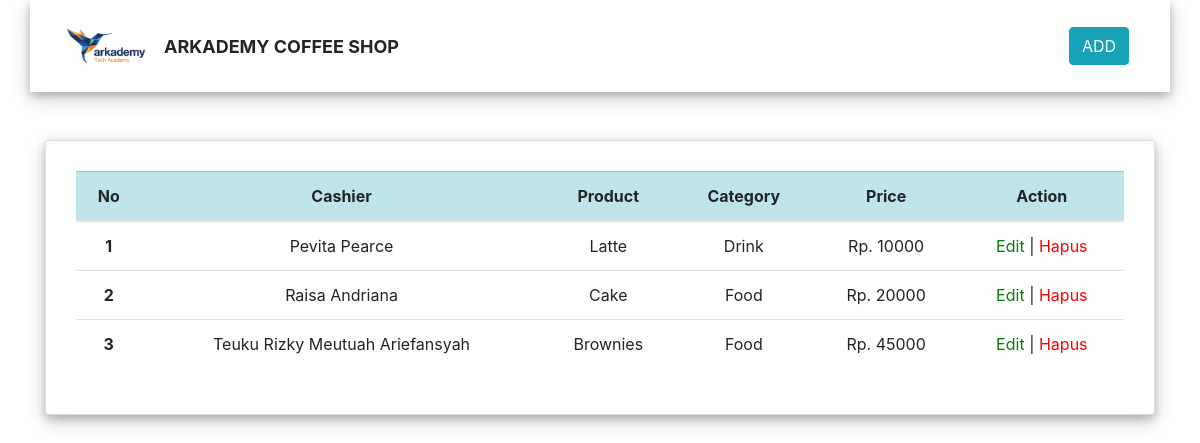
The page / on the database its author committed.
### tables this page shows
CREATE TABLE `tbl_product` (
  `id_product` int(11) NOT NULL,
  `name_product` varchar(255) NOT NULL,
  `price_product` int(11) NOT NULL,
  `id_category` int(11) NOT NULL,
  `id_cashier` int(11) NOT NULL
);

CREATE TABLE `tbl_cashier` (
  `id_cashier` int(11) NOT NULL,
  `name_cashier` varchar(255) NOT NULL
);

CREATE TABLE `tbl_category` (
  `id_category` int(11) NOT NULL,
  `name_category` varchar(255) NOT NULL
);

### index.php (the view, shortened to what this page needs)
<!DOCTYPE html>
<html lang="en">
<head>
    <link rel="stylesheet" href="https://cdn.jsdelivr.net/npm/sweetalert2@7.12.15/dist/sweetalert2.min.css" />
    <link rel="stylesheet" href="css/bootstrap.min.css" />
    <link rel="stylesheet" href="css/style.css" />
    <link href="css/bootstrap.css" rel="stylesheet">
</head>
<body>
    <div class="container" id="shadow">
        <nav class="navbar navbar-expand-lg navbar-link bg-link">
            <img class="arkademy-logo arkademy-size" src="img/arkademy.png" alt="" />
            <div class="align-middle pl-2">
                <b style="font-size: 18px">ARKADEMY COFFEE SHOP</b>
            </div>
            <div style="padding-left: 670px">
                <button type="button" class="btn btn-info" data-toggle="modal" data-target="#add">
                    ADD
                </button>
            </div>
        </nav>
    </div>
    <div class="container pt-5">
        <div class="card" id="shadow">
            <div class="card-body">
                <table class="table" style="text-align: center;">
                    <thead>
                        <tr class="table-info">
                            <th scope="col">No</th>
                            <th scope="col">Cashier</th>
                            <th scope="col">Product</th>
                            <th scope="col">Category</th>
                            <th scope="col">Price</th>
                            <th scope="col">Action</th>
                        </tr>
                    </thead>
                    <tbody>
                        <?php
                        include "koneksi.php";
                        $no = 0;
                        $modal = mysqli_query($koneksi, "SELECT * FROM tbl_product JOIN tbl_cashier ON tbl_product.id_cashier = tbl_cashier.id_cashier JOIN tbl_category ON tbl_product.id_category = tbl_category.id_category ");
                        while ($r = mysqli_fetch_array($modal)) {
                            $no++;
                            ?>
                            <tr>
                                <th scope="row"><?= $no ?></th>
                                <td><?= $r['name_cashier'] ?></td>
                                <td><?= $r['name_product'] ?></td>
                                <td><?= $r['name_category'] ?></td>
                                <td>Rp. <?= $r['price_product'] ?></td>
                                <td>
                                    <a href="#" style="color: green" class='open_modal' id='<?= $r['id_product']; ?>'>Edit</a>
                                    |
                                    <a href="#" onclick="confirm_modal('proses_delete.php?&id_product=<?= $r['id_product']; ?>');" style="color: red">Hapus</a>
                                </td>
                            </tr>
                        <?php } ?>
                    </tbody>
                </table>
            </div>
        </div>
    </div>
</body>
</html>

### css/style.css (style rules this page uses)
.arkademy-logo { width: 100px; }
.arkademy-size { padding: 10px; }
#shadow { padding: 10px; box-shadow: 0 4px 8px 0 rgba(0, 0, 0, 0.2), 0 6px 20px 0 rgba(0, 0, 0, 0.19); }

### rows shown on the page
tbl_product: id_cashier.name_cashier "Pevita Pearce", name_product "Latte", id_category.name_category "Drink", price_product "10000"
tbl_product: id_cashier.name_cashier "Raisa Andriana", name_product "Cake", id_category.name_category "Food", price_product "20000"
tbl_product: id_cashier.name_cashier "Teuku Rizky Meutuah Ariefansyah", name_product "Brownies", id_category.name_category "Food", price_product "45000"
